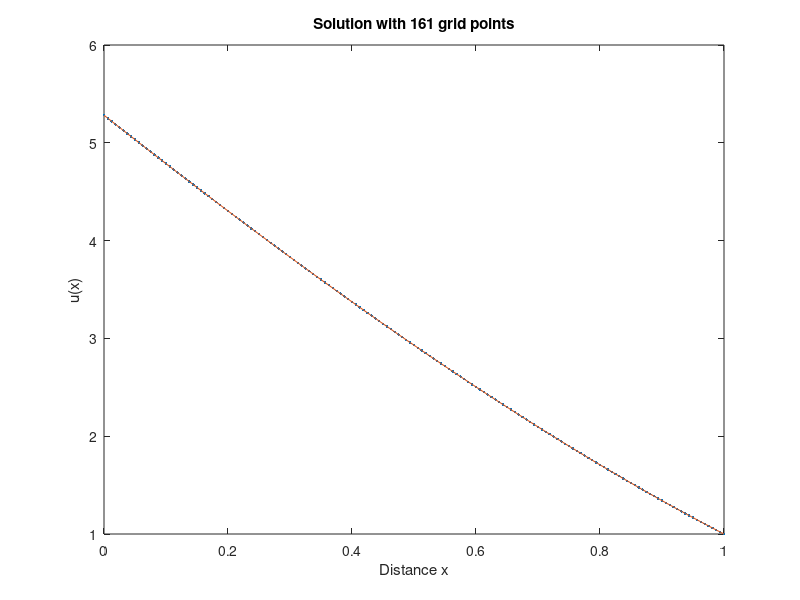

MATLAB code for this plot:
m = 160;
h = 1/m;
x = 0:h:1;
% f(x)=exp(x);
% uture(x)=exp(x) + (-5-exp(0))*(x - 1) + 1 - exp(1);
a=8-exp(1);
b=1;
u=zeros(length(x),1); 

A=(-30*eye(length(x)-2)+diag(16*ones(1,length(x)-3),1)+diag(16*ones(1,length(x)-3),-1)-diag(ones(1,length(x)-4),-2)-diag(ones(1,length(x)-4),2))/(12*h^2);
A(1,1:5)=[-15,-4,14,-6,1]/(12*h^2);
A(end,end-4:end)=[1,-6,14,-4,-15]/(12*h^2);
%設定A矩陣

F=exp(x);
F(2)=exp(1/m)-(10*a)/(12*h^2);
F(3)=exp(2/m)+a/(12*h^2);
F(end-2)=exp(1-2/m)+b/(12*h^2);
F(end-1)=exp(1-1/m)-(10*b)/(12*h^2);
F2=F';
F2(1,:)=[];
F2(end,:)=[];
U = A\F2;
U2 = [a;U;b];


plot(x,U2,'.',x,exp(x) + (-5-exp(0))*(x - 1) + 1 - exp(1))
title('Solution with 161 grid points')
xlabel('Distance x')
ylabel('u(x)')

ana=exp(x) + (-5-exp(0))*(x - 1) + 1 - exp(1);
error=abs(U2'-ana);
l_2norm = sqrt((1/m)*sum(error.*error));

%  hval = [1/10, 1/20, 1/40, 1/80];
%  E = [1.29E-04, 3.22E-05, 8.04E-06, 2.01E-06];
%  h = hval';
%  E2 = E';
%  ntest = length(h);
%  loglog(h,E2,'o-')
%  axis([.5*min(h) 1.5*max(h)  .5*min(E) 1.5*max(E)])
%  title('log-log plot of errors vs. h')

% Ap = ones(ntest,2);
% Ap(:,2) = log(h);
% bp = log(E2);
% Kp = Ap\bp; % K + p*log(h) = log(E2), E2 = exp(K)*h.^p
% K = Kp(1);
% p = Kp(2);
% disp(sprintf('Least squares fit gives E(h) = %g * h^%g',exp(K),p))
% 
% add graph of this line to loglog plot:
% hold on
% err1 = exp(K)*h.^p;
% loglog(h,err1,'r')
% legend('errors', 'least squares fit','Location','SouthEast')
% hold off
